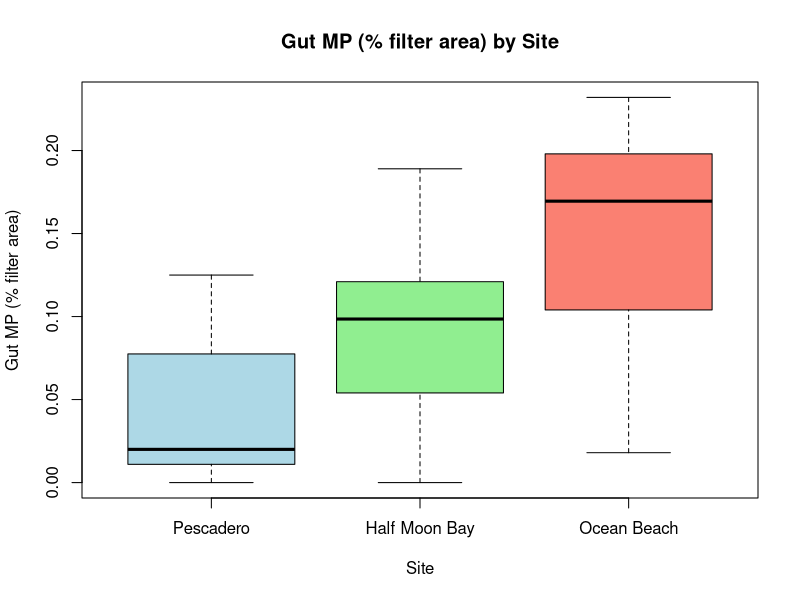

The R script that drew this image:
## ---- chunk 1
MoleCrab <- read.csv("MoleCrabMP.csv")
#MoleCrab

#ANOVA
Molecrab_aov <- aov(`Gut.MP....filter.area.` ~ Site_name, data = MoleCrab)
summary(Molecrab_aov)

#Reorder site columns
MoleCrab$Site_name <- factor(MoleCrab$Site_name, levels = c("Pescadero", "Half Moon Bay", "Ocean Beach"))


#Create box plot
boxplot(`Gut.MP....filter.area.` ~ Site_name,
        data = MoleCrab,
        col = c("lightblue", "lightgreen", "salmon"),
        main = "Gut MP (% filter area) by Site",
        xlab = "Site",
        ylab = "Gut MP (% filter area)")
